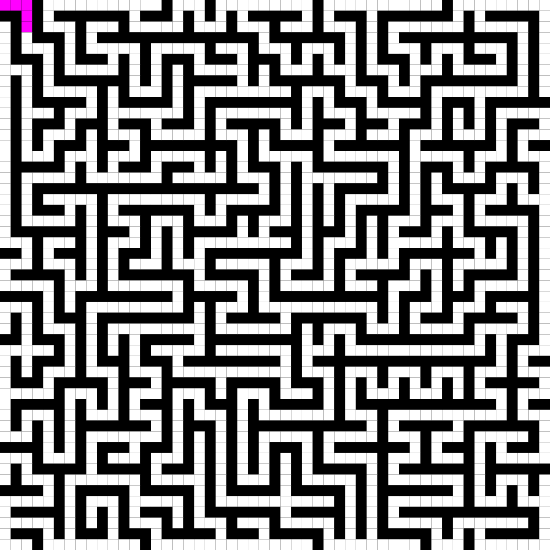
Frame 1 (no input)
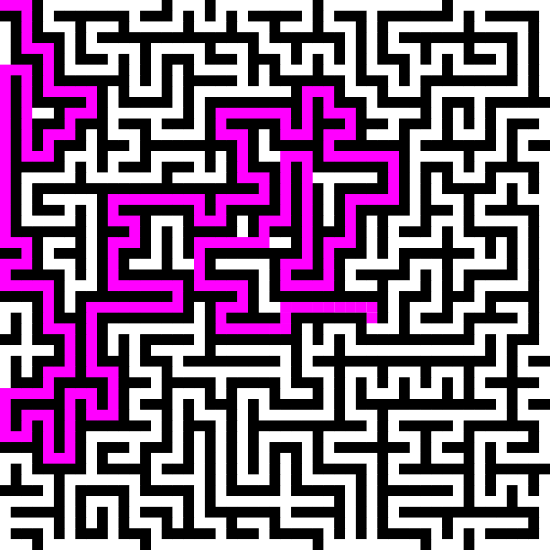
Frame 60 (no input)
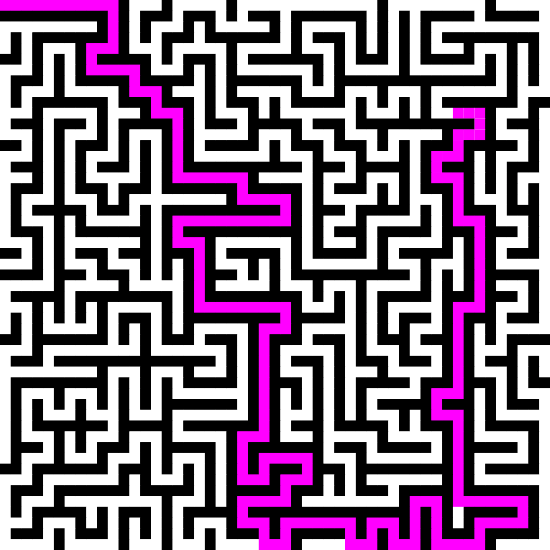
Frame 120 (the mouse pressed at the canvas centre since frame 60)

The p5.js sketch that drew these frames (run headless with seeded random() and noise() and a simulated clock; from frame 60 on, the mouse is pressed at the canvas centre):

// p5.js sketch
// ── sketch.js
let distmax=1000000
let minpath=[];
let mindist=distmax;
let nodes=[];
let d=[];

class vec2{
  constructor(x_,y_){
    this.x=x_;
    this.y=y_;
  }
}



function maze(p,len){
  if (nodes[p.y][p.x]==1) return;
  nodes[p.y][p.x]=1;
  let adj=[];
  if(p.x>0    ) adj.push(new vec2(p.x-2,p.y));
  if(p.x<len-2) adj.push(new vec2(p.x+2,p.y));
  if(p.y>0    ) adj.push(new vec2(p.x,p.y-2));
  if(p.y<len-2) adj.push(new vec2(p.x,p.y+2));
  adj=shuffle(adj);
  for (let i=0;i<adj.length;i++){
    if(nodes[adj[i].y][adj[i].x]==0){
      nodes[(p.y+adj[i].y)/2][(p.x+adj[i].x)/2]=1;
      maze(adj[i],len);
    }
  }
}



function distSort(adj,end){
  let s=[]
  xe=end%nodes.length;
  ye=floor(end/nodes.length);
  while(adj.length>0){
    let minsq=10000000;
    let minIdx=0;
    for (let i=0;i<adj.length;i++){
      x=adj[i]%nodes.length;
      y=floor(adj[i]/nodes.length);
      dist=pow(x-xe,2)+pow(y-ye,2);
      if(dist<minsq){
        minsq=dist;
        minIdx=i;
      }
    }
    s.push(adj[minIdx]);
    adj.splice(minIdx,1);
  }
  return s;
}

function findPath(d,path,start,end,dist=0){
  if (dist>=mindist) return;
  if (mindist<distmax) return;
  if (start==end){
    mindist=dist;
    minpath=path;
    return;
  }
  let x=start%nodes.length;
  let y=floor(start/nodes.length);
  let adj=[];
  if(x>0) adj.push(y*nodes.length+x-1);
  if(x<nodes.length-1) adj.push(y*nodes.length+x+1);
  if(y>0) adj.push((y-1)*nodes.length+x);
  if(y<nodes.length-1) adj.push((y+1)*nodes.length+x);
  adj=distSort(adj,end);
  for (let i=0;i<adj.length;i++){
    if (nodes[floor(adj[i]/nodes.length)][adj[i]%nodes.length]>0 && !path.includes(adj[i])){
      let newpath=path.slice();
      newpath.push(adj[i]);
      findPath(d,newpath,adj[i],end,dist+1);
    }
  }
}

function printPath(d,start,end){
  let path=[start];
  findPath(d,path,start,end);
}

function mousePressed(){
  let x=floor(mouseX*nodes.length/width);
  let y=floor(mouseY*nodes[0].length/height);
  nodes[y][x]=1-nodes[y][x];

  mindist=distmax;
  minpath=[];
  printPath(d,0,pow(nodes.length,2)-1);

}

function gen(){
  nodes=[];
  mindist=distmax;
  minpath=[];
  let len=51;
  for (let i=0;i<len;i++){
    let ni=[];
    for (let j=0;j<len;j++){
      if((i==0 || j==0) || (i==len-1 || j==len-1)) ni.push(0);
      else ni.push(0);
    }
    nodes.push(ni);
  }
  noStroke();

  let start=new vec2(0,0);

  maze(start,len);

  printPath(d,0,pow(nodes.length,2)-1);
}


function setup(){
  createCanvas(550,550);
  background(0);
  gen();
}

let timepath=[]
let I=0;
function draw(){
  for (let i=0;i<5;i++) timepath.push(minpath[I+i]);

  for (let i=0;i<nodes.length;i++){
    for (let j=0;j<nodes[0].length;j++){
      fill(nodes[i][j]*255);
      if (timepath.includes(i*nodes.length+j)) fill(255,0,255);
      rect(j*height/nodes[0].length,i*width/nodes.length,height/nodes[0].length,width/nodes.length);
    }
  }

  if (I+5>minpath.length){
    I=-5;
    timepath=[];
    gen();
  }

  I+=5;
  // noLoop();
}
